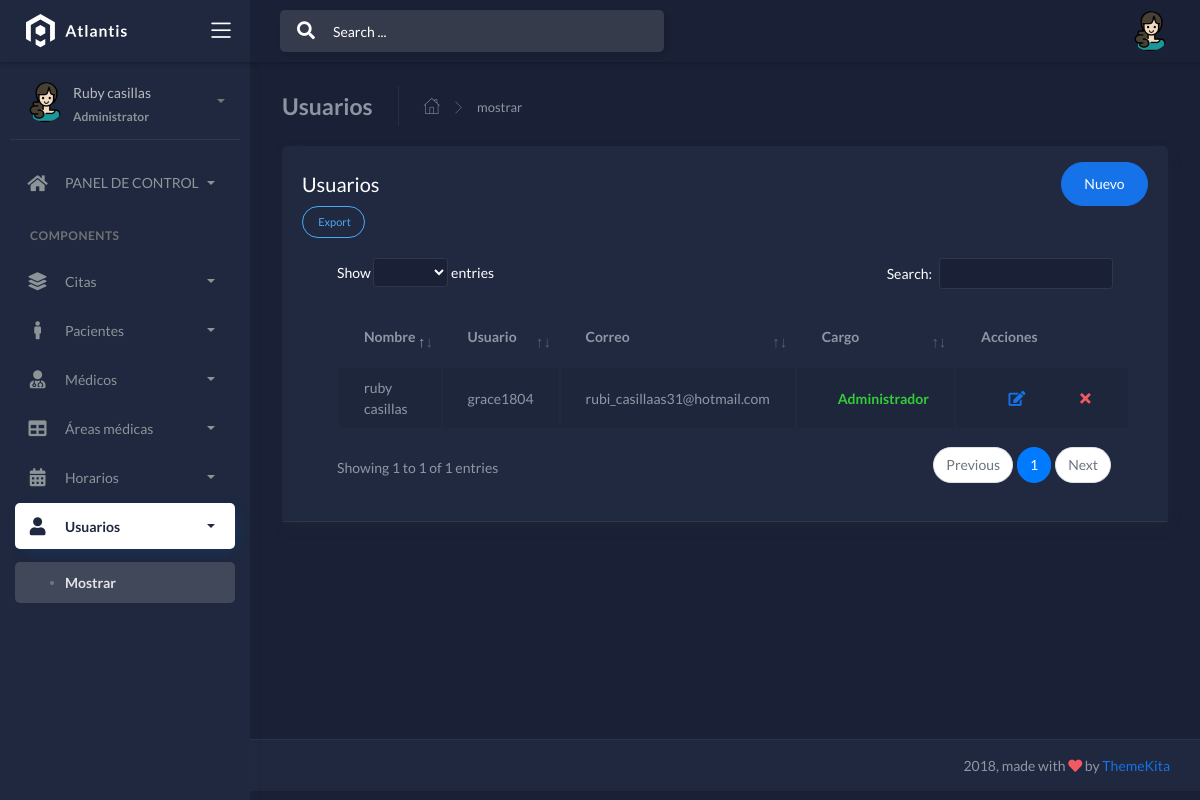
The page /frontend/usuarios/mostrar.php (signed in) on the database its author committed.
### tables this page shows
CREATE TABLE `usuarios` (
  `id` int(11) NOT NULL,
  `nombre` varchar(100) NOT NULL,
  `usuario` varchar(15) NOT NULL,
  `email` varchar(50) NOT NULL,
  `clave` varchar(255) NOT NULL,
  `cargo` char(1) NOT NULL
);

### frontend/usuarios/mostrar.php (the view, shortened to what this page needs)
<?php if(isset($_SESSION['id'])) { ?>
<!DOCTYPE html>
<html lang="es">
<head>
     <link rel="stylesheet" href="../../backend/css/bootstrap.min.css">
     <link rel="stylesheet" href="../../backend/css/atlantis.min.css">
     <link rel="stylesheet" href="../../backend/css/demo.css">
</head>
<body data-background-color="dark">
     <div class="wrapper">
          <div class="main-header">
               <div class="logo-header" data-background-color="dark2">
                    <a href="../administrador/escritorio.php" class="logo">
                         <img src="../../backend/img/logo.svg" alt="navbar brand" class="navbar-brand">
                    </a>
                    <div class="nav-toggle">
                         <button class="btn btn-toggle toggle-sidebar">
                              <i class="icon-menu"></i>
                         </button>
                    </div>
               </div>
               <nav class="navbar navbar-header navbar-expand-lg" data-background-color="dark">
                    <div class="container-fluid">
                         <div class="collapse" id="search-nav">
                              <form class="navbar-left navbar-form nav-search mr-md-3">
                                   <div class="input-group">
                                        <div class="input-group-prepend">
                                             <button type="submit" class="btn btn-search pr-1">
                                                  <i class="fa fa-search search-icon"></i>
                                             </button>
                                        </div>
                                        <input type="text" placeholder="Search ..." class="form-control">
                                   </div>
                              </form>
                         </div>
                         <ul class="navbar-nav topbar-nav ml-md-auto align-items-center">
                              <li class="nav-item dropdown hidden-caret">
                                   <a class="dropdown-toggle profile-pic" data-toggle="dropdown" href="#" aria-expanded="false">
                                        <div class="avatar-sm">
                                             <img src="../../backend/img/mujer.png" alt="..." class="avatar-img rounded-circle">
                                        </div>
                                   </a>
                              </li>
                         </ul>
                    </div>
               </nav>
          </div>
          <div class="sidebar sidebar-style-2" data-background-color="dark2">
               <div class="sidebar-wrapper scrollbar scrollbar-inner">
                    <div class="sidebar-content">
                         <div class="user">
                              <div class="avatar-sm float-left mr-2">
                                   <img src="../../backend/img/mujer.png" alt="..." class="avatar-img rounded-circle">
                              </div>
                              <div class="info">
                                   <a data-toggle="collapse" href="#collapseExample" aria-expanded="true">
                                        <span>
                                             <?php echo ucfirst($_SESSION['nombre']); ?>
                                             <span class="user-level">Administrator</span>
                                             <span class="caret"></span>
                                        </span>
                                   </a>
                              </div>
                         </div>
                         <ul class="nav nav-primary">
                              <li class="nav-item">
                                   <a data-toggle="collapse" href="#dashboard" class="collapsed" aria-expanded="false">
                                        <i class="fas fa-home"></i>
                                        <p>PANEL DE CONTROL</p>
                                        <span class="caret"></span>
                                   </a>
                              </li>
                              <li class="nav-section">
                                   <h4 class="text-section">Components</h4>
                              </li>
                              <li class="nav-item">
                                   <a data-toggle="collapse" href="#base">
                                        <i class="fas fa-layer-group"></i>
                                        <p>Citas</p>
                                        <span class="caret"></span>
                                   </a>
                              </li>
                              <li class="nav-item">
                                   <a data-toggle="collapse" href="#sidebarLayouts">
                                        <i class="fas fa-male"></i>
                                        <p>Pacientes</p>
                                        <span class="caret"></span>
                                   </a>
                              </li>
                              <li class="nav-item">
                                   <a data-toggle="collapse" href="#forms">
                                        <i class="fas fa-user-md"></i>
                                        <p>Médicos</p>
                                        <span class="caret"></span>
                                   </a>
                              </li>
                              <li class="nav-item">
                                   <a data-toggle="collapse" href="#bn">
                                        <i class="fas fa-table"></i>
                                        <p>Áreas médicas</p>
                                        <span class="caret"></span>
                                   </a>
                              </li>
                              <li class="nav-item">
                                   <a data-toggle="collapse" href="#calendar">
                                        <i class="fas fa-calendar-alt"></i>
                                        <p>Horarios</p>
                                        <span class="caret"></span>
                                   </a>
                              </li>
                              <li class="nav-item active submenu">
                                   <a data-toggle="collapse" href="#tables">
                                        <i class="fas fa-user"></i>
                                        <p>Usuarios</p>
                                        <span class="caret"></span>
                                   </a>
                                   <div class="collapse show" id="tables">
                                        <ul class="nav nav-collapse">
                                             <li class="active">
                                                  <a href="../usuarios/mostrar.php">
                                                       <span class="sub-item">Mostrar</span>
                                                  </a>
                                             </li>
                                        </ul>
                                   </div>
                              </li>
                         </ul>
                    </div>
               </div>
          </div>
<div class="main-panel">
     <div class="content">
     <div class="page-inner">
     <div class="page-header">
          <h4 class="page-title">Usuarios</h4>
          <ul class="breadcrumbs">
               <li class="nav-home">
                    <a href="../administrador/escritorio.php">
                         <i class="flaticon-home"></i>
                    </a>
               </li>
               <li class="separator">
                    <i class="flaticon-right-arrow"></i>
               </li>
               <li class="nav-item">
                    <a href="#">mostrar</a>
               </li>
          </ul>
          </div>
          <div class="row">
             <div class="col-md-12">
                <div class="card">
                   <div class="card-header">
                    <div class="d-flex align-items-center">
                    <h4 class="card-title">Usuarios</h4>
                    <a href="#addRowModal" class="btn btn-primary btn-round ml-auto" data-toggle="modal">Nuevo</a>
                    </div>
                    <div class="card-tools">
                    <a href="../usuarios/reporte.php" class="btn btn-info btn-border btn-round btn-sm mr-2">
                         Export
                    </a>
                    </div>
                    <div class="card-body">
                    <div class="table-responsive">
<?php
require_once('../../backend/db/config.php');
$sentencia = $connect->prepare("SELECT * FROM usuarios ORDER BY id DESC;");
 $sentencia->execute();
$data =  array();
if($sentencia){
  while($r = $sentencia->fetchObject()){
    $data[] = $r;
  }
}
?>
<?php if(count($data)>0):?>
                      <table id="add-row" class="display table table-striped table-hover">
                          <thead>
                              <tr>
                              <th>Nombre</th>
                              <th>Usuario</th>
                              <th>Correo</th>
                              <th>Cargo</th>
                                   <th style="width: 2%">Acciones</th>
                              </tr>
                         </thead>
                         <tbody>
                              <?php foreach($data as $d):?>
          <tr>
          <td><?php echo $d->nombre  ?></td>
          <td><?php echo $d->usuario  ?></td>
          <td><?php echo $d->email  ?></td>
         <td>
       <?php    if($d->cargo==1)  { ?>
          <span class="text-success pl-3"><strong>Administrador</strong></span>
               <?php  }   else {?>
               <span class="text-danger pl-3"><strong>Inactivo</strong></span>
     <?php  } ?>
          </td>
          <td>
          <div class="form-button-action">
          <button onclick="location.href='../usuarios/edit.php?id=<?php echo $d->id ?>'" class="btn btn-link btn-primary btn-lg" data-toggle="modal"  title="" data-original-title="Edit Task">
          <i class="fa fa-edit"></i>
          </button>
          <button onclick="location.href='../usuarios/delete.php?id=<?php echo $d->id ?>'" class="btn btn-link btn-danger btn-lg" data-toggle="modal"  title="" data-original-title="Delete Task">
          <i class="fa fa-times"></i>
          </button>
          <button onclick="location.href='../usuarios/pass.php?id=<?php echo $d->id ?>'" class="btn btn-link btn-warning btn-lg" data-toggle="modal"  title="" data-original-title="Delete Task">
          </button>
          </div>
          </td>
          </tr>
                              <?php endforeach; ?>
                         </tbody>
                      </table>
                      <?php else:?>
    <div class="alert alert-dark" role="alert">
   No hay datos.
</div>
    <?php endif; ?>
                    </div>
                    </div>
                   </div>
                </div>
             </div>
          </div>
        </div>
    </div>
               <footer class="footer">
                    <div class="container-fluid">
                         <div class="copyright ml-auto">
                              2018, made with <i class="fa fa-heart heart text-danger"></i> by <a href="https://www.themekita.com">ThemeKita</a>
                         </div>
                    </div>
               </footer>
          </div>
     </div>
</body>
</html>
<?php }else{
    header('Location: ../login.php');
 } ?>

### rows shown on the page
usuarios: nombre "ruby casillas", usuario "grace1804", email "rubi_casillaas31@hotmail.com", cargo "Administrador"

### other values the page prints
$_SESSION['nombre'] "Ruby casillas"
